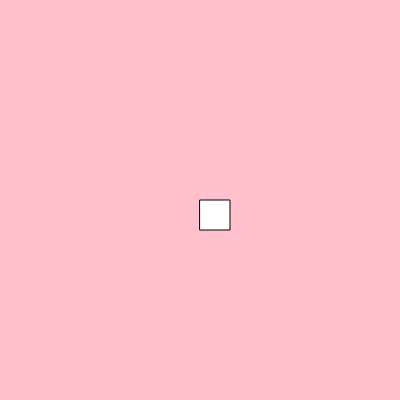
Frame 1 (no input)
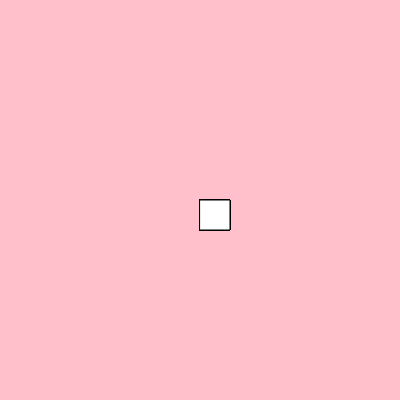
Frame 60 (no input)
Frame 120 (the mouse pressed at the canvas centre since frame 60): identical to frame 60, image omitted

The p5.js sketch that drew these frames (run headless with seeded random() and noise() and a simulated clock; from frame 60 on, the mouse is pressed at the canvas centre):

// p5.js sketch
// ── sketch.js
function setup() {
  createCanvas(400, 400);
  background("pink");
}

function draw() {
  rect(200,200,30,30);
  
}
